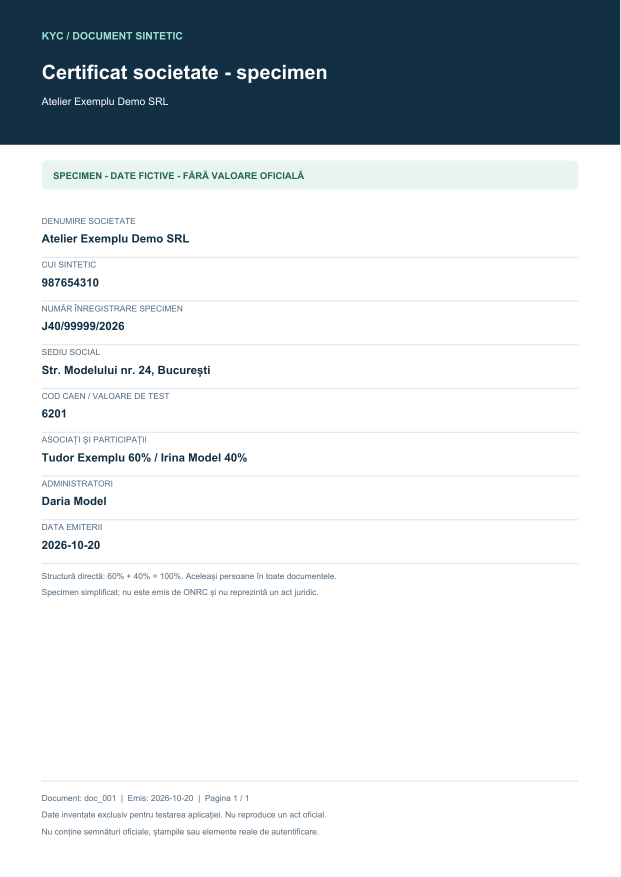
#> input picture data/client data/KYC_PF_PJ/PJ/cases/case_pj_00_corect_control/images/doc_001_certificat_constatator.png, 1241 x 1754 px (shown at 1/2 size); its folder holds only this picture in this run
$ python -i image_features.py   (imports and definitions only)
#> lines starting #> are read from the running program, lines starting #| are printed output that depends on the picture
from __future__ import annotations

from pathlib import Path

import numpy as np
from PIL import Image, ImageFilter


IMAGE_EXTENSIONS = {".jpg", ".jpeg", ".png", ".bmp", ".tif", ".tiff"}


def image_paths(root: Path) -> list[Path]:
    return sorted(
        path for path in root.rglob("*")
        if path.is_file() and path.suffix.lower() in IMAGE_EXTENSIONS
    )


def extract_features(path: Path, size: int = 64) -> np.ndarray:
#> called with size = 64
    image = Image.open(path).convert("RGB")
#> image is the input picture: PIL image 1241x1754 RGB; mean R, G, B 213.4, 218.7, 222.2
    image.thumbnail((size, size))
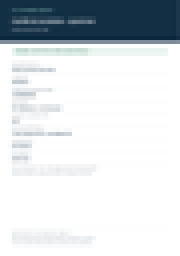
#> image: PIL image 45x64 RGB (shown 4 times larger); mean R, G, B 213.4, 218.7, 222.2
    canvas = Image.new("RGB", (size, size), "white")
#> canvas: PIL image 64x64 RGB; every value is 255
    canvas.paste(image, ((size - image.width) // 2, (size - image.height) // 2))
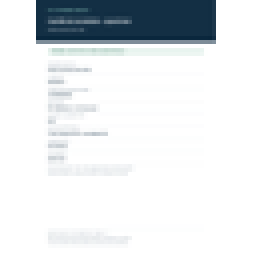
#> canvas: PIL image 64x64 RGB (shown 4 times larger); mean R, G, B 225.7, 229.5, 231.9
    rgb = np.asarray(canvas, dtype=np.float32) / 255.0
    gray = np.asarray(canvas.convert("L"), dtype=np.float32) / 255.0
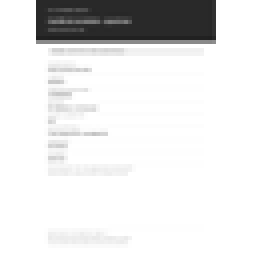
#> gray: shape (64, 64) float32 (shown 4 times larger); min 0.125, max 1, mean 0.897
    edges = np.asarray(canvas.convert("L").filter(ImageFilter.FIND_EDGES), dtype=np.float32) / 255.0
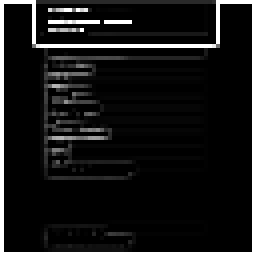
#> edges: shape (64, 64) float32 (shown 4 times larger); min 0, max 1, mean 0.0971
    histogram = np.concatenate([
        np.histogram(rgb[:, :, channel], bins=16, range=(0, 1), density=True)[0]
        for channel in range(3)
    ])
#> histogram = 48 values, max 13.41 at index 47, min 0 at index 9, mean 1
    vector = np.concatenate([gray.ravel(), edges.ravel(), histogram])
#> vector = 8240 values, max 13.41 at index 8239, min 0 at index 4161, mean 0.5
    norm = np.linalg.norm(vector)
#> norm = 66.53
    return vector / norm if norm else vector

>>> result = extract_features('../../../../data/client data/KYC_PF_PJ/PJ/cases/case_pj_00_corect_control/images/doc_001_certificat_constatator.png')
#> result = 8240 values, max 0.202 at index 8239, min 0 at index 4161, mean 0.00751

$ run again, on data/client data/KYC_PF_PJ/PJ/cases/case_pj_00_corect_control/images/doc_003_ubo_declaration.png
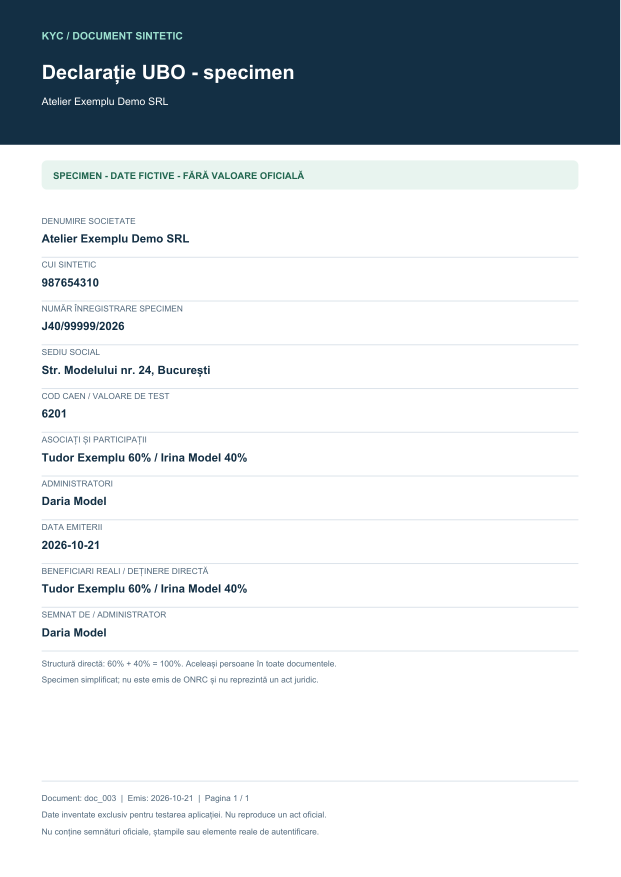
#> input picture data/client data/KYC_PF_PJ/PJ/cases/case_pj_00_corect_control/images/doc_003_ubo_declaration.png, 1241 x 1754 px (shown at 1/2 size)
#> in extract_features, image is the input picture: PIL image 1241x1754 RGB; mean R, G, B 212.7, 218.1, 221.7
#> image: PIL image 45x64 RGB
#> in extract_features, `gray = np.asarray(canvas.convert("L"), dtype=np.float32) / 255.0`:
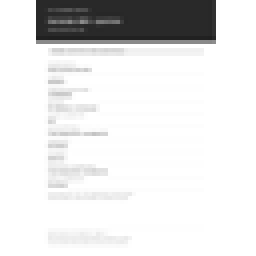
#> gray: shape (64, 64) float32 (shown 4 times larger); min 0.125, max 1, mean 0.895
#> in extract_features, `edges = np.asarray(canvas.convert("L").filter(ImageFilter.FIND_EDGES),..`:
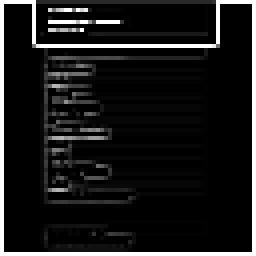
#> edges: shape (64, 64) float32 (shown 4 times larger); min 0, max 1, mean 0.1
#> histogram = 48 values, max 13.18 at index 47, min 0 at index 9, mean 1
#> vector = 8240 values, max 13.18 at index 8239, min 0 at index 4161, mean 0.5
#> norm = 66.3
#> result = 8240 values, max 0.199 at index 8239, min 0 at index 4161, mean 0.00755

$ run again, on data/client data/KYC_PF_PJ/PJ/cases/case_pj_00_corect_control/images/doc_004_id_card.png
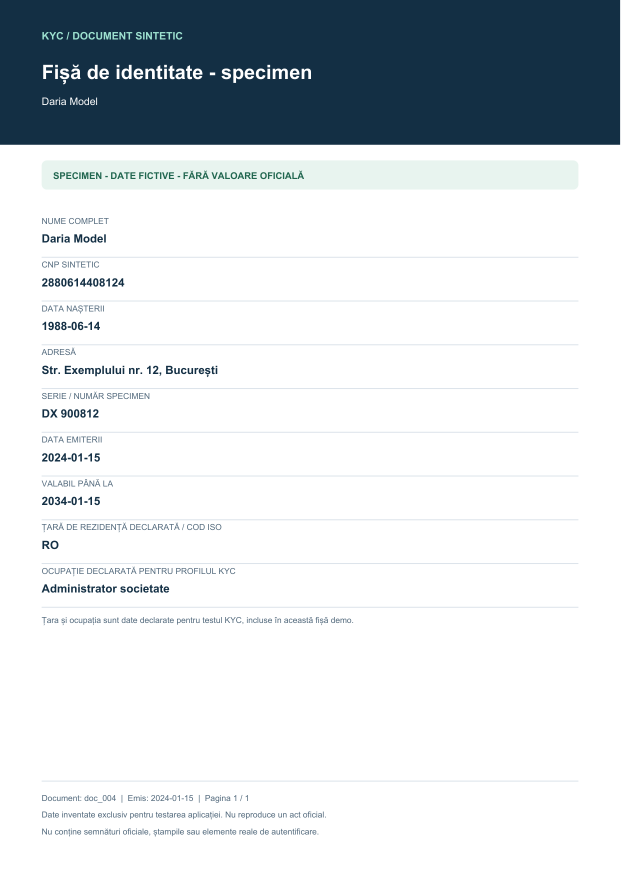
#> input picture data/client data/KYC_PF_PJ/PJ/cases/case_pj_00_corect_control/images/doc_004_id_card.png, 1241 x 1754 px (shown at 1/2 size)
#> in extract_features, image is the input picture: PIL image 1241x1754 RGB; mean R, G, B 213.5, 218.8, 222.3
#> image: PIL image 45x64 RGB
#> in extract_features, `gray = np.asarray(canvas.convert("L"), dtype=np.float32) / 255.0`:
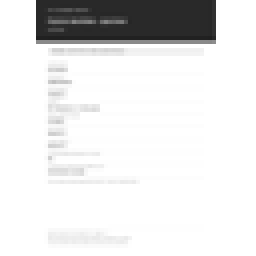
#> gray: shape (64, 64) float32 (shown 4 times larger); min 0.125, max 1, mean 0.897
#> in extract_features, `edges = np.asarray(canvas.convert("L").filter(ImageFilter.FIND_EDGES),..`:
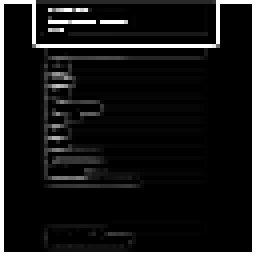
#> edges: shape (64, 64) float32 (shown 4 times larger); min 0, max 1, mean 0.0953
#> histogram = 48 values, max 13.4 at index 47, min 0 at index 9, mean 1
#> vector = 8240 values, max 13.4 at index 8239, min 0 at index 4161, mean 0.499
#> norm = 66.49
#> result = 8240 values, max 0.202 at index 8239, min 0 at index 4161, mean 0.0075
